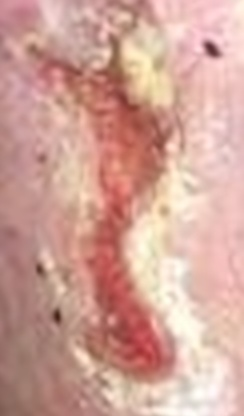
#> input picture Preprocessing_DataCleaning_Tests/0012_0.jpg, 244 x 416 px, found by its file name
$ python HE.py
#> lines starting #> are read from the running program, lines starting #| are printed output that depends on the picture
# -*- coding: utf-8 -*-
"""
Created on Mon Mar 13 01:13:33 2023

@author: nicol
"""

import numpy as np
import matplotlib.pyplot as plt
import cv2


# read as grayscale


I = cv2.imread("0012_0.jpg")
#> I is the input picture: shape (416, 244, 3); mean B, G, R 152, 162.9, 208.5


def pre_procesing(I):

    #formato RGB
    I = I[:,:,(2,1,0)]

    bins_edges_min_max = [0, 256]
    num_bins = 256
    bin_count, bins_edges = np.histogram(I, num_bins, bins_edges_min_max)
#> bin_count = 256 values, max 3567 at index 192, min 0 at index 0, mean 1189.5; bins_edges = 257 values from 0 to 256

    pdf = bin_count / np.sum(bin_count)
#> pdf = 256 values, max 0.0117 at index 192, min 0 at index 0, mean 0.00391
    cdf = np.cumsum(pdf)
#> cdf = 256 values from 0 to 1
    f_eq = np.round(cdf * 300).astype(int)
#> f_eq = 256 values from 0 to 300

    I_eq = f_eq[I]
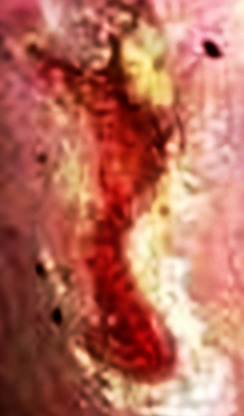
#> I_eq: shape (416, 244, 3) int64; mean R, G, B 216.9, 128.3, 107.7; drawn with min black and max white


    return I_eq


plt.imshow(I)
image = pre_procesing(I)
plt.imshow(image)

"""

# Creamos una copia para poderla manipular a nuestro antojo.
image_copy = np.copy(I_eq)

# Mostramos la imagen y esperamos que el usuario presione cualquier tecla para continuar.
#cv2_imshow(image)
#cv2.waitKey(0)

# Convertiremos la imagen en un arreglo de ternas, las cuales representan el valor de cada pixel. En pocas palabras,
# estamos aplanando la imagen, volviéndola un vector de puntos en un espacio 3D.
pixel_values = image_copy.reshape((-1, 3))
pixel_values = np.float32(pixel_values)

# Abajo estamos aplicando K-Means.

# Definimos el criterio de terminación del algoritmo. En este caso, terminaremos cuando la última actualización de los
# centroides sea menor a *epsilon* (cv2.TERM_CRITERIA_EPS), donde epsilon es 1.0 (último elemento de la tupla), o bien
# cuando se hayan completado 10 iteraciones (segundo elemento de la tupla, criterio cv2.TERM_CRITERIA_MAX_ITER).
stop_criteria = (cv2.TERM_CRITERIA_EPS + cv2.TERM_CRITERIA_MAX_ITER, 10, 1.0)

# Este es el número de veces que se correrá K-Means con diferentes inicializaciones. La función retornará los mejores
# resultados.
number_of_attempts = 50

# Esta es la estrategia para inicializar los centroides. En este caso, optamos por inicialización aleatoria.
centroid_initialization_strategy = cv2.KMEANS_RANDOM_CENTERS

# Ejecutamos K-Means con los siguientes parámetros:
# - El arreglo de pixeles.
# - K o el número de clusters a hallar.
# - None indicando que no pasaremos un arreglo opcional de las mejores etiquetas.
# - Condición de parada.
# - Número de ejecuciones.
# - Estrategia de inicialización.
#
# El algoritmo retorna las siguientes salidas:
# - Un arreglo con la distancia de cada punto a su centroide. Aquí lo ignoramos.
# - Arreglo de etiquetas.
# - Arreglo de centroides.
_, labels, centers = cv2.kmeans(pixel_values,
                                10,
                                None,
                                stop_criteria,
                                number_of_attempts,
                                centroid_initialization_strategy)

# Aplicamos las etiquetas a los centroides para segmentar los pixeles en su grupo correspondiente.
centers = np.uint8(centers)
segmented_data = centers[labels.flatten()]

# Debemos reestructurar el arreglo de datos segmentados con las dimensiones de la imagen original.
segmented_image = segmented_data.reshape(image_copy.shape)

# Mostramos la imagen segmentada resultante.
plt.imshow(segmented_image)
"""


rojoBajo1 = np.array([0, 100, 20], np.uint8)
rojoAlto1 = np.array([20, 255, 255], np.uint8)

rojoBajo2 = np.array([110, 100, 20], np.uint8)
rojoAlto2 = np.array([255, 255, 255], np.uint8)

#image = segmented_image
#> (the run stopped early here; a loop or call above may not have finished)

$ run again, with Preprocessing_DataCleaning_Tests/0117_0.jpg copied over Preprocessing_DataCleaning_Tests/0012_0.jpg
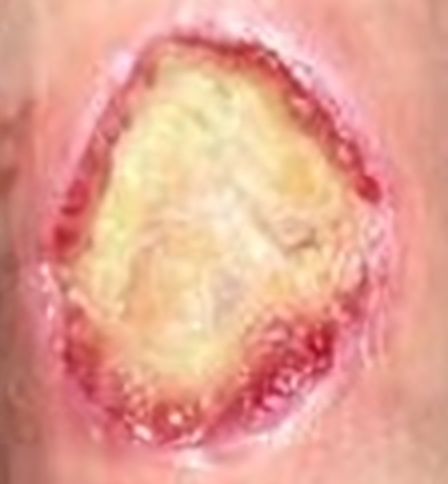
#> input picture Preprocessing_DataCleaning_Tests/0117_0.jpg, 448 x 484 px, found by its file name
#> I is the input picture: shape (484, 448, 3); mean B, G, R 146, 162.7, 229.1
#> bin_count = 256 values, max 7547 at index 255, min 0 at index 0, mean 2541; bins_edges = 257 values from 0 to 256
#> pdf = 256 values, max 0.0116 at index 255, min 0 at index 0, mean 0.00391
#> cdf = 256 values from 0 to 1
#> f_eq = 256 values from 0 to 300
#> in pre_procesing, `I_eq = f_eq[I]`:
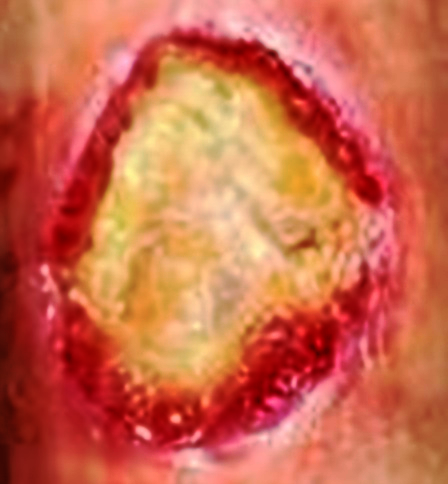
#> I_eq: shape (484, 448, 3) int64; mean R, G, B 242.9, 121.5, 88.5; drawn with min black and max white

$ run again, with Preprocessing_DataCleaning_Tests/0144_0.jpg copied over Preprocessing_DataCleaning_Tests/0012_0.jpg
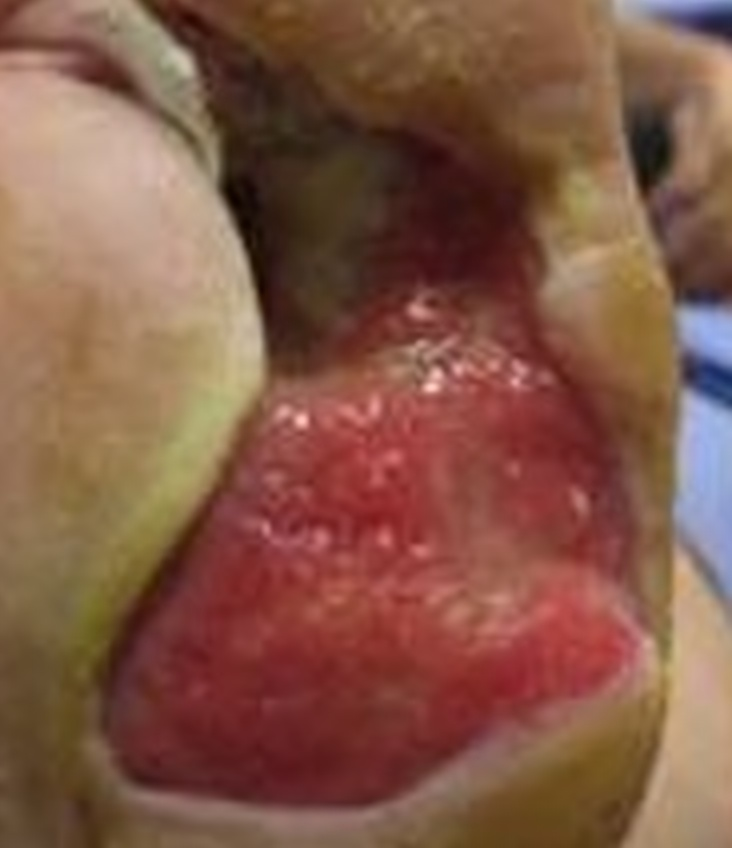
#> input picture Preprocessing_DataCleaning_Tests/0144_0.jpg, 732 x 848 px, found by its file name
#> I is the input picture: shape (848, 732, 3); mean B, G, R 71, 88.6, 131.5
#> bin_count = 256 values, max 16909 at index 41, min 0 at index 244, mean 7274.2; bins_edges = 257 values from 0 to 256
#> pdf = 256 values, max 0.00908 at index 41, min 0 at index 244, mean 0.00391
#> cdf = 256 values from 0.000122 to 1
#> f_eq = 256 values from 0 to 300
#> in pre_procesing, `I_eq = f_eq[I]`:
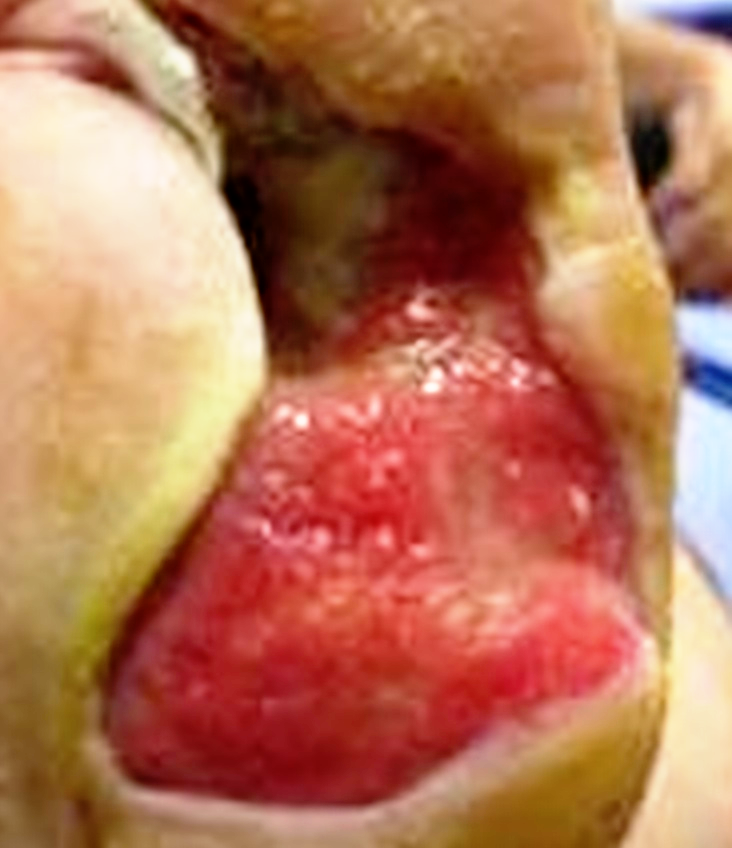
#> I_eq: shape (848, 732, 3) int64; mean R, G, B 213.6, 136.9, 102.2; drawn with min black and max white
